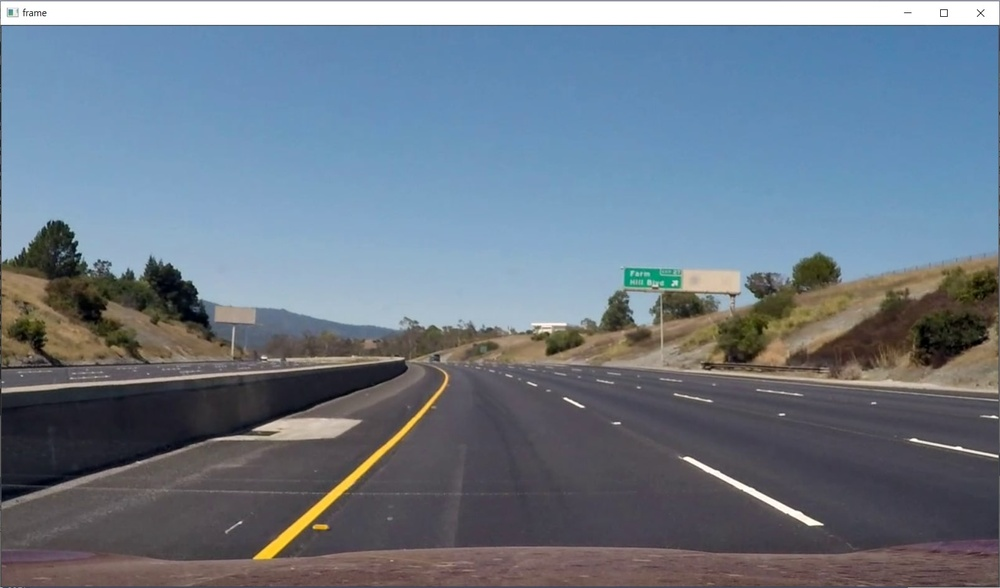
#> input picture sub1/lsh sub1/aiot-skeleton/Sub2/프로젝트 확장/solidWhiteCurve.jpg, 1000 x 588 px, shrunk from 1605 x 944 before the run
$ python -i sample6.py   (imports and definitions only)
#> lines starting #> are read from the running program, lines starting #| are printed output that depends on the picture; after the words box and inside, x2 and y2 are one past the last pixel; in counts of white or black regions, pixels touching at a corner belong together
import matplotlib.pyplot as plt
import matplotlib.image as mpimg
import numpy as np
import cv2
import math

# CUDA 사용 여부 확인
use_cuda = cv2.cuda.getCudaEnabledDeviceCount() > 0
# [4 lines not run here, left out]

def region_of_interest(img, vertices):
    mask = np.zeros_like(img)
    match_mask_color = 255
    cv2.fillPoly(mask, vertices, match_mask_color)
    masked_image = cv2.bitwise_and(img, mask)
    return masked_image

def draw_lines(img, lines, color=[255, 0, 0], thickness=3):
    if lines is None:
        return
    img = np.copy(img)
    line_img = np.zeros((img.shape[0], img.shape[1], 3), dtype=np.uint8)
    for line in lines:
        for x1, y1, x2, y2 in line:
            cv2.line(line_img, (int(x1), int(y1)), (int(x2), int(y2)), color, thickness)
    img = cv2.addWeighted(img, 0.8, line_img, 1.0, 0.0)
    return img

def pipeline(image):
    if use_cuda:
        # GPU에서 처리
        gpu_frame = cv2.cuda_GpuMat()
        gpu_frame.upload(image)

        # CUDA로 그레이스케일 변환 및 Canny 엣지 검출
        gpu_gray = cv2.cuda.cvtColor(gpu_frame, cv2.COLOR_RGB2GRAY)
        gpu_canny = cv2.cuda.createCannyEdgeDetector(100, 200)
        gpu_cannyed_image = gpu_canny.detect(gpu_gray)
        cannyed_image = gpu_cannyed_image.download()

    else:
        # CPU에서 처리
        gray_image = cv2.cvtColor(image, cv2.COLOR_RGB2GRAY)
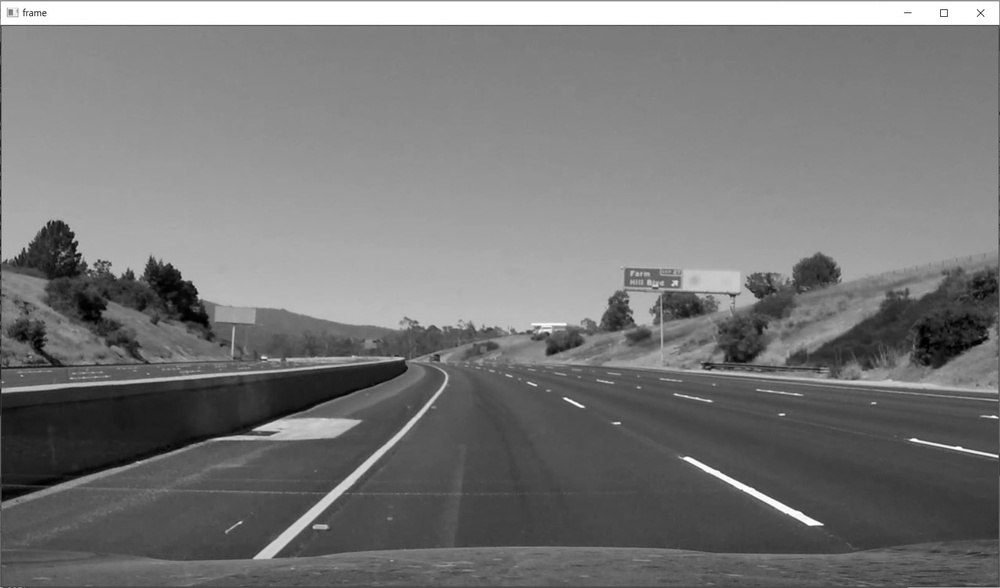
#> gray_image: shape (588, 1000); min 0, max 255, mean 119.5
        cannyed_image = cv2.Canny(gray_image, 100, 200)
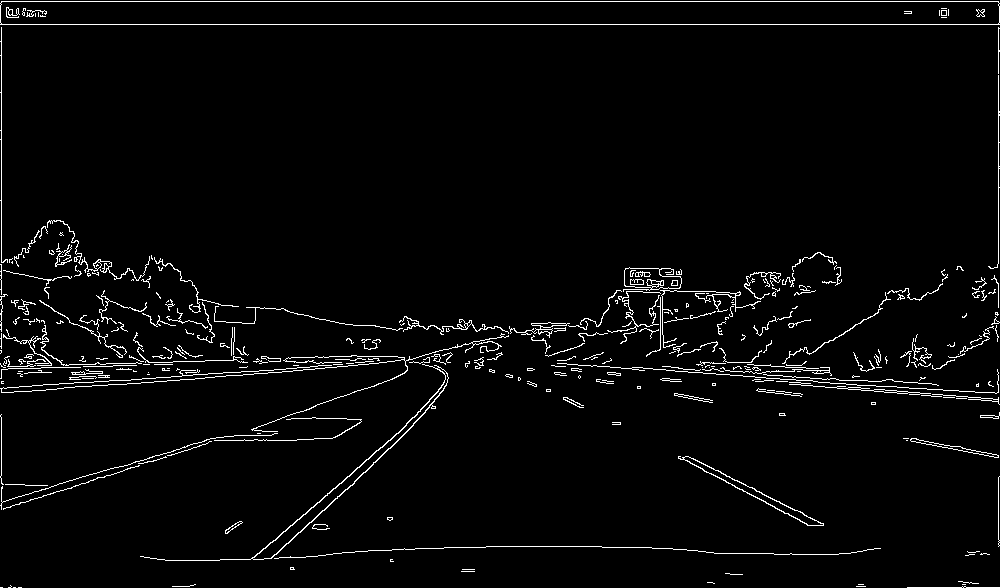
#> cannyed_image: shape (588, 1000); 3% white in thin lines or dots

    region_of_interest_vertices = [
        (0, image.shape[0]),
        (image.shape[1] / 2, image.shape[0] / 2),
        (image.shape[1], image.shape[0]),
    ]
#> region_of_interest_vertices = [(0, 588), (500, 294), (1000, 588)]

    cropped_image = region_of_interest(cannyed_image, np.array([region_of_interest_vertices], np.int32))
#> in region_of_interest, `cv2.fillPoly(mask, vertices, match_mask_color)`:
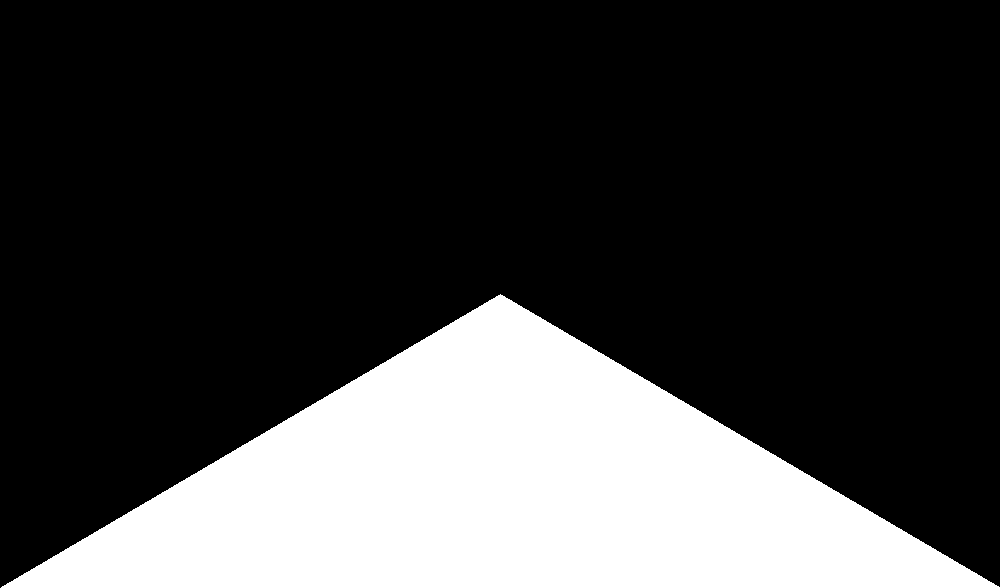
#> mask: shape (588, 1000); 25% white; 1 white region, box (x1, y1, x2, y2) and area: (1, 294, 1000, 588) 147206
#> in region_of_interest, `masked_image = cv2.bitwise_and(img, mask)`:
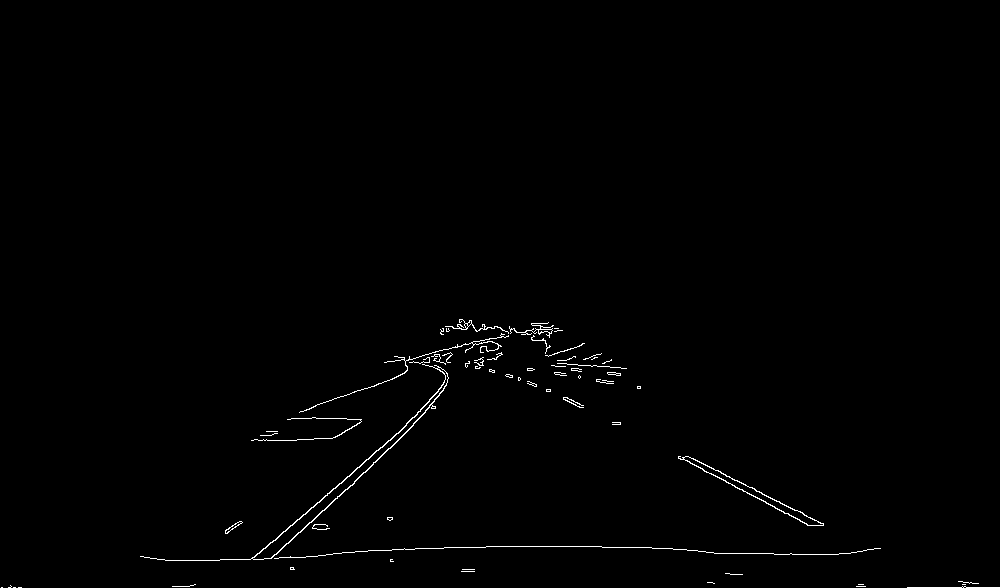
#> masked_image: shape (588, 1000); 0.67% white in thin lines or dots, all inside (x1, y1, x2, y2) = (1, 319, 1000, 588)

    lines = cv2.HoughLinesP(cropped_image, rho=6, theta=np.pi / 60, threshold=160, lines=np.array([]), minLineLength=40, maxLineGap=25)
#> lines = 30 rows, first 6: [434, 548, 490, 546], [434, 399, 503, 330], [398, 433, 502, 329], [363, 472, 403, 435], [693, 458, 823, 524], [297, 519, 349, 476]

    if lines is None:
        return image

    left_line_x = []
    left_line_y = []
    right_line_x = []
    right_line_y = []

    for line in lines:
        for x1, y1, x2, y2 in line:
            slope = (y2 - y1) / (x2 - x1)
            if math.fabs(slope) < 0.5:
                continue
            if slope <= 0:
                left_line_x.extend([x1, x2])
                left_line_y.extend([y1, y2])
            else:
                right_line_x.extend([x1, x2])
                right_line_y.extend([y1, y2])
#> this loop made 30 passes
#> line on passes 1 to 12: [[434, 548, 490, 546]], [[434, 399, 503, 330]], [[398, 433, 502, 329]], [[363, 472, 403, 435]], [[693, 458, 823, 524]], [[297, 519, 349, 476]], [[201, 560, 290, 556]], [[678, 457, 811, 525]], [[714, 553, 791, 553]], [[407, 369, 514, 328]], [[274, 558, 322, 510]], [[282, 532, 327, 495]]
#> after the loop, left_line_x = [434, 503, 398, 502, 363, 403, 297, 349, 274, 322, 282, 327, 305, 417, 491, 531, 475, 516, 390, 501, 477, 517, 387, 434]; left_line_y = [399, 330, 433, 329, 472, 435, 519, 476, 558, 510, 532, 495, 514, 413, 359, 323, 368, 331, 440, 329, 368, 332, 449, 406]; right_line_x = [693, 823, 678, 811, 688, 820]; right_line_y = [458, 524, 457, 525, 456, 523]

    min_y = image.shape[0] * (3 / 5)
#> min_y = 352.8
    max_y = image.shape[0]
#> max_y = 588

    line_image = np.copy(image)

    if len(left_line_x) > 0 and len(left_line_y) > 0:
        poly_left = np.poly1d(np.polyfit(left_line_y, left_line_x, deg=1))
        left_x_start = int(poly_left(max_y))
#> left_x_start = 229
        left_x_end = int(poly_left(min_y))
#> left_x_end = 487
        cv2.line(line_image, (left_x_start, int(max_y)), (left_x_end, int(min_y)), [255, 0, 0], 5)

    if len(right_line_x) > 0 and len(right_line_y) > 0:
        poly_right = np.poly1d(np.polyfit(right_line_y, right_line_x, deg=1))
        right_x_start = int(poly_right(max_y))
#> right_x_start = 943
        right_x_end = int(poly_right(min_y))
#> right_x_end = 481
        cv2.line(line_image, (right_x_start, int(max_y)), (right_x_end, int(min_y)), [255, 0, 0], 5)
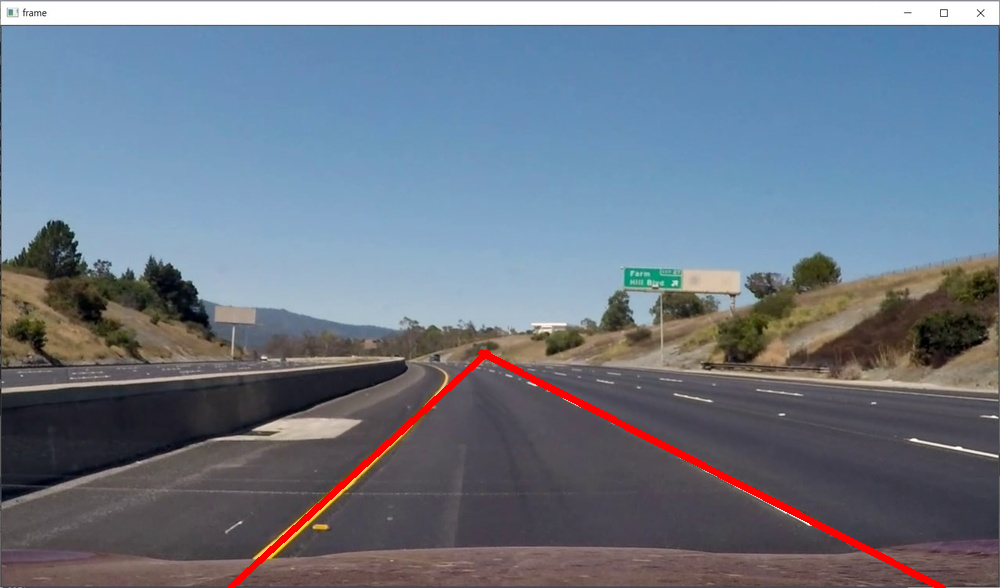
#> line_image: shape (588, 1000, 3); mean R, G, B 109.8, 120.5, 134.9

    return line_image

from moviepy.editor import VideoFileClip

# Process the video
# [1 line that did not run here, left out]
# [1 line that did not run here, left out]
# [1 line not run here, left out]

>>> import cv2
>>> picture = cv2.cvtColor(cv2.imread('solidWhiteCurve.jpg'), cv2.COLOR_BGR2RGB)
>>> result = pipeline(picture)
